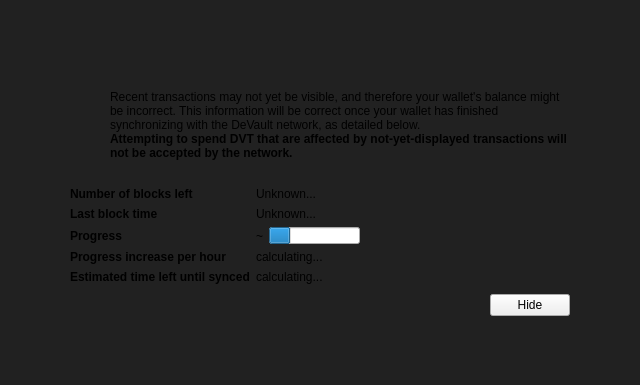
<?xml version="1.0" encoding="UTF-8"?>
<ui version="4.0">
  <class>ModalOverlay</class>
  <widget class="ModalOverlay" name="ModalOverlay">
    <property name="geometry">
      <rect>
        <x>0</x>
        <y>0</y>
        <width>640</width>
        <height>385</height>
      </rect>
    </property>
    <property name="windowTitle">
      <string>Form</string>
    </property>
    <layout class="QVBoxLayout" name="verticalLayout" stretch="0">
      <property name="sizeConstraint">
        <enum>QLayout::SetDefaultConstraint</enum>
      </property>
      <property name="leftMargin">
        <number>0</number>
      </property>
      <property name="topMargin">
        <number>0</number>
      </property>
      <property name="rightMargin">
        <number>0</number>
      </property>
      <property name="bottomMargin">
        <number>0</number>
      </property>
      <item>
        <widget class="QWidget" name="bgWidget" native="true">
          <property name="styleSheet">
            <string notr="true">#bgWidget { background: rgba(0,0,0,220); }</string>
          </property>
          <layout class="QVBoxLayout" name="verticalLayoutMain" stretch="1">
            <property name="leftMargin">
              <number>60</number>
            </property>
            <property name="topMargin">
              <number>60</number>
            </property>
            <property name="rightMargin">
              <number>60</number>
            </property>
            <property name="bottomMargin">
              <number>60</number>
            </property>
            <item>
              <widget class="QWidget" name="contentWidget" native="true">
                <layout class="QVBoxLayout" name="verticalLayoutSub" stretch="1,0,0,0">
                  <property name="spacing">
                    <number>0</number>
                  </property>
                  <property name="leftMargin">
                    <number>10</number>
                  </property>
                  <property name="topMargin">
                    <number>10</number>
                  </property>
                  <property name="rightMargin">
                    <number>10</number>
                  </property>
                  <property name="bottomMargin">
                    <number>10</number>
                  </property>
                  <item>
                    <layout class="QHBoxLayout" name="horizontalLayoutIconText" stretch="0,1">
                      <property name="topMargin">
                        <number>20</number>
                      </property>
                      <item>
                        <layout class="QVBoxLayout" name="verticalLayoutIcon">
                          <property name="leftMargin">
                            <number>0</number>
                          </property>
                          <item>
                            <widget class="QPushButton" name="warningIcon">
                              <property name="enabled">
                                <bool>false</bool>
                              </property>
                              <property name="text">
                                <string/>
                              </property>
                              <property name="icon">
                                <iconset>
                                  <normaloff>:/icons/warning</normaloff>
                                  <disabledoff>:/icons/warning</disabledoff>
                                </iconset>
                              </property>
                              <property name="iconSize">
                                <size>
                                  <width>48</width>
                                  <height>48</height>
                                </size>
                              </property>
                              <property name="flat">
                                <bool>true</bool>
                              </property>
                            </widget>
                          </item>
                          <item>
                            <spacer name="verticalSpacerWarningIcon">
                              <property name="orientation">
                                <enum>Qt::Vertical</enum>
                              </property>
                              <property name="sizeHint" stdset="0">
                                <size>
                                  <width>20</width>
                                  <height>40</height>
                                </size>
                              </property>
                            </spacer>
                          </item>
                        </layout>
                      </item>
                      <item>
                        <layout class="QVBoxLayout" name="verticalLayoutInfoText">
                          <property name="leftMargin">
                            <number>0</number>
                          </property>
                          <property name="topMargin">
                            <number>0</number>
                          </property>
                          <item>
                            <widget class="QLabel" name="infoText">
                              <property name="text">
                                <string>Recent transactions may not yet be visible, and therefore your wallet's balance might be incorrect. This information will be correct once your wallet has finished synchronizing with the DeVault network, as detailed below.</string>
                              </property>
                              <property name="textFormat">
                                <enum>Qt::RichText</enum>
                              </property>
                              <property name="wordWrap">
                                <bool>true</bool>
                              </property>
                            </widget>
                          </item>
                          <item>
                            <widget class="QLabel" name="infoTextStrong">
                              <property name="font">
                                <font>
                                  <weight>75</weight>
                                  <bold>true</bold>
                                </font>
                              </property>
                              <property name="text">
                                <string>Attempting to spend DVT that are affected by not-yet-displayed transactions will not be accepted by the network.</string>
                              </property>
                              <property name="textFormat">
                                <enum>Qt::RichText</enum>
                              </property>
                              <property name="wordWrap">
                                <bool>true</bool>
                              </property>
                            </widget>
                          </item>
                          <item>
                            <spacer name="verticalSpacerInTextSpace">
                              <property name="orientation">
                                <enum>Qt::Vertical</enum>
                              </property>
                              <property name="sizeHint" stdset="0">
                                <size>
                                  <width>20</width>
                                  <height>40</height>
                                </size>
                              </property>
                            </spacer>
                          </item>
                        </layout>
                      </item>
                    </layout>
                  </item>
                  <item>
                    <spacer name="verticalSpacerAfterText">
                      <property name="orientation">
                        <enum>Qt::Vertical</enum>
                      </property>
                      <property name="sizeHint" stdset="0">
                        <size>
                          <width>20</width>
                          <height>40</height>
                        </size>
                      </property>
                    </spacer>
                  </item>
                  <item>
                    <layout class="QFormLayout" name="formLayout">
                      <property name="fieldGrowthPolicy">
                        <enum>QFormLayout::FieldsStayAtSizeHint</enum>
                      </property>
                      <property name="horizontalSpacing">
                        <number>6</number>
                      </property>
                      <property name="verticalSpacing">
                        <number>6</number>
                      </property>
                      <property name="topMargin">
                        <number>10</number>
                      </property>
                      <item row="0" column="0">
                        <widget class="QLabel" name="labelNumberOfBlocksLeft">
                          <property name="font">
                            <font>
                              <weight>75</weight>
                              <bold>true</bold>
                            </font>
                          </property>
                          <property name="text">
                            <string>Number of blocks left</string>
                          </property>
                        </widget>
                      </item>
                      <item row="0" column="1">
                        <widget class="QLabel" name="numberOfBlocksLeft">
                          <property name="text">
                            <string>Unknown...</string>
                          </property>
                        </widget>
                      </item>
                      <item row="1" column="0">
                        <widget class="QLabel" name="labelLastBlockTime">
                          <property name="font">
                            <font>
                              <weight>75</weight>
                              <bold>true</bold>
                            </font>
                          </property>
                          <property name="text">
                            <string>Last block time</string>
                          </property>
                        </widget>
                      </item>
                      <item row="1" column="1">
                        <widget class="QLabel" name="newestBlockDate">
                          <property name="sizePolicy">
                            <sizepolicy hsizetype="Maximum" vsizetype="Preferred">
                              <horstretch>0</horstretch>
                              <verstretch>0</verstretch>
                            </sizepolicy>
                          </property>
                          <property name="text">
                            <string>Unknown...</string>
                          </property>
                        </widget>
                      </item>
                      <item row="2" column="0">
                        <widget class="QLabel" name="labelSyncDone">
                          <property name="font">
                            <font>
                              <weight>75</weight>
                              <bold>true</bold>
                            </font>
                          </property>
                          <property name="text">
                            <string>Progress</string>
                          </property>
                        </widget>
                      </item>
                      <item row="2" column="1">
                        <layout class="QHBoxLayout" name="horizontalLayoutSync" stretch="0,1">
                          <item>
                            <widget class="QLabel" name="percentageProgress">
                              <property name="text">
                                <string notr="true">~</string>
                              </property>
                            </widget>
                          </item>
                          <item>
                            <widget class="QProgressBar" name="progressBar">
                              <property name="value">
                                <number>24</number>
                              </property>
                              <property name="format">
                                <string/>
                              </property>
                            </widget>
                          </item>
                        </layout>
                      </item>
                      <item row="4" column="0">
                        <widget class="QLabel" name="labelProgressIncrease">
                          <property name="font">
                            <font>
                              <weight>75</weight>
                              <bold>true</bold>
                            </font>
                          </property>
                          <property name="text">
                            <string>Progress increase per hour</string>
                          </property>
                        </widget>
                      </item>
                      <item row="4" column="1">
                        <widget class="QLabel" name="progressIncreasePerH">
                          <property name="text">
                            <string>calculating...</string>
                          </property>
                        </widget>
                      </item>
                      <item row="5" column="0">
                        <widget class="QLabel" name="labelEstimatedTimeLeft">
                          <property name="font">
                            <font>
                              <weight>75</weight>
                              <bold>true</bold>
                            </font>
                          </property>
                          <property name="text">
                            <string>Estimated time left until synced</string>
                          </property>
                        </widget>
                      </item>
                      <item row="5" column="1">
                        <widget class="QLabel" name="expectedTimeLeft">
                          <property name="text">
                            <string>calculating...</string>
                          </property>
                        </widget>
                      </item>
                    </layout>
                  </item>
                  <item>
                    <layout class="QHBoxLayout" name="horizontalLayoutButtons">
                      <property name="leftMargin">
                        <number>10</number>
                      </property>
                      <property name="topMargin">
                        <number>10</number>
                      </property>
                      <item>
                        <spacer name="horizontalSpacer">
                          <property name="orientation">
                            <enum>Qt::Horizontal</enum>
                          </property>
                          <property name="sizeHint" stdset="0">
                            <size>
                              <width>40</width>
                              <height>20</height>
                            </size>
                          </property>
                        </spacer>
                      </item>
                      <item>
                        <widget class="QPushButton" name="closeButton">
                          <property name="text">
                            <string>Hide</string>
                          </property>
                        </widget>
                      </item>
                    </layout>
                  </item>
                </layout>
              </widget>
            </item>
          </layout>
        </widget>
      </item>
    </layout>
  </widget>
  <customwidgets>
    <customwidget>
      <class>ModalOverlay</class>
      <extends>QWidget</extends>
      <header>modaloverlay.h</header>
      <container>1</container>
    </customwidget>
  </customwidgets>
  <resources/>
  <connections/>
</ui>
